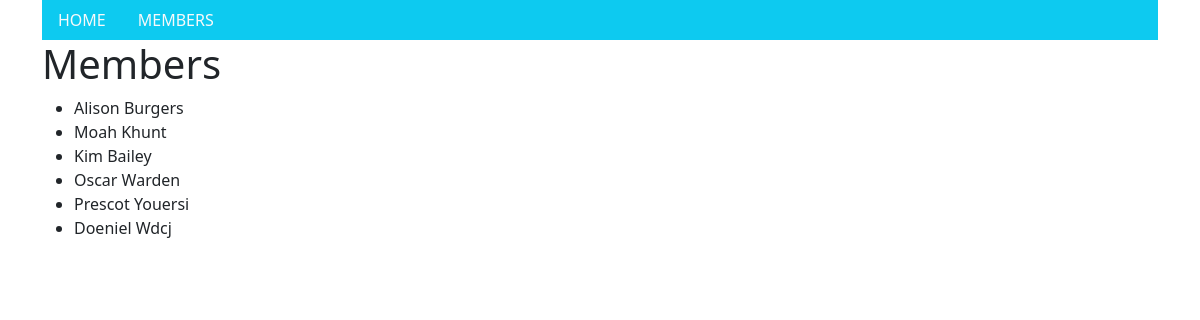
The page /members/ on the database its author committed.
### members/models.py (models this page shows, shortened)
class Member(models.Model):
    firstname = models.CharField(max_length=255)
    lastname = models.CharField(max_length=255)
    phone = models.IntegerField(null=True)
    joined_date = models.DateField(null=True)
    slug = models.SlugField(default="", null=False)

### members/views.py (the view)
# urls.py: path('members/', views.members, name='members'),
def members(request):
    mymembers = Member.objects.all().values()
    template = loader.get_template('all_members.html')
    context = {
        'mymembers': mymembers,
    }
    return HttpResponse(template.render(context, request))

### members/templates/all_members.html (shortened to what this page needs)
{% extends "master.html" %}
{% block content %}
<div class="mycard">
  <h1>Members</h1>
  <ul>
    {% for x in mymembers %}
      <li onclick="window.location = 'details/{{ x.slug }}'">{{ x.firstname }} {{ x.lastname }}</li>
    {% endfor %}
  </ul>
</div>
{% endblock %}

### members/templates/master.html (shortened to what this page needs)
{% load static %}
<!DOCTYPE html>
<html>
<head>
  {% load bootstrap5 %}
  {% bootstrap_css %}
</head>
<body>
<div class="container">
  <ul class="nav bg-info">
    <li class="nav-item">
      <a class="nav-link link-light" href="/">HOME</a>
    </li>
    <li class="nav-item">
      <a class="nav-link link-light" href="/members">MEMBERS</a>
    </li>
  </ul>
  {% block content %}
  {% endblock %}
</div>
</body>
</html>

### rows shown on the page
Member: firstname "Alison", lastname "Burgers"
Member: firstname "Moah", lastname "Khunt"
Member: firstname "Kim", lastname "Bailey"
Member: firstname "Oscar", lastname "Warden"
Member: firstname "Prescot", lastname "Youersi"
Member: firstname "Doeniel", lastname "Wdcj"
